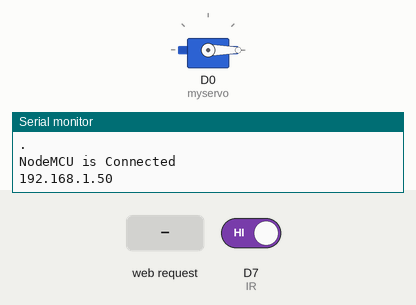
A sketch run on a simulated ESP8266 (NodeMCU). On the bench: servo, the last lines printed to the serial monitor. The inputs (shaded band) are chosen by the test bench; at power-on: D7 (IR) HIGH. WiFi joins after 1.5 s; servers stay silent unless stated.

Above: at 3.2 s.
3.3 s: D7 (IR) driven LOW
5.8 s: HTTP request GET /P received
At 8.77 s:
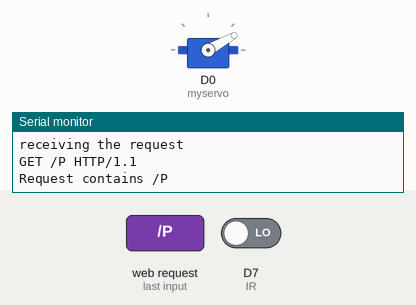
At 12.2 s:
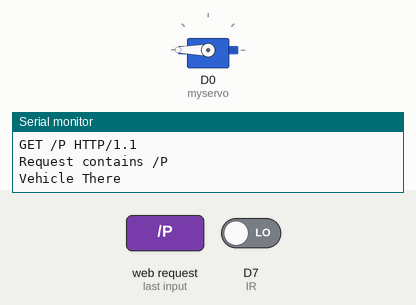
Timing chart, 0 to 13.7 s (numbered marks = the images above; inputs shaded):
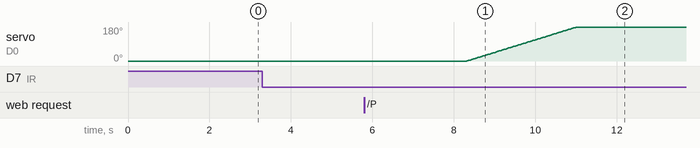

Measured:
- after the input at 5.8 s, servo on D0 (myservo): moves from 0° to 180° over 2.7 s, starting after 2.5 s

The sketch:

NodeMCU.ino
```cpp
#include <ESP8266WiFi.h>
#define IR D7
WiFiServer server(80);
#include <Servo.h>

Servo myservo;  // create servo object to control a servo
// twelve servo objects can be created on most boards

int pos = 0;


void setup()
{
  Serial.begin(9600);
//  WiFi.begin("OnePlus_ONEPLUS_A6000_co_aptmfl", "isha2003");
   //WiFi.begin("TP_Link_1FD4", "53066107");
  // WiFi.begin("Krishna", "qwerty1234");
  // WiFi.begin("Ujjwal Patil", "12345678");
  WiFi.begin("Redmi Note 11 Pro+", "12345678");


  //WiFi.begin("dypcoe", "dypcoengg");
  while (WiFi.status() != WL_CONNECTED)
  { delay(1000);
    Serial.println(".");
  }
  Serial.println();
  Serial.println("NodeMCU is Connected");
  Serial.println(WiFi.localIP());
  server.begin();
  pinMode(IR, INPUT);
  myservo.attach(16);
  myservo.write(pos);
}

void loop()
{
  WiFiClient client = server.available();
  client.println("HTTP/1.1 200 OK");
  client.println("Content-Type: text/html");
  client.println("");
  client.println("<!DOCTYPE HTML>");
  client.println("<html>");
  client.println("<center>");
  client.println("<h1 style=background-color:DodgerBlue;>Vehicle Status</h1>");

  if (digitalRead(IR) == 0) {
    client.println("<p><strong>Vehicle Detected</strong></p>");
    delay(1000);
    Serial.println("receiving the request");
    String request = client.readStringUntil('\r');
    client.flush();
   Serial.println(request);

//    Serial.println("Exit");
//    Serial.println(WiFi.localIP());

    if (request.indexOf("/P") != -1){
      Serial.println("Request contains /P");
      for (pos = 0; pos <= 180; pos += 1) { // goes from 0 degrees to 180 degrees
      // in steps of 1 degree
      myservo.write(pos);               // tell servo to go to position in variable 'pos'
      delay(15);
      // waits 15ms for the servo to reach the position
      }
      while(digitalRead(IR)==0){
        Serial.println("Vehicle There");
        delay(2000);
      }
      delay(3000);


      for (pos = 180; pos >= 0; pos -= 1) { // goes from 180 degrees to 0 degrees
      myservo.write(pos);              // tell servo to go to position in variable 'pos'
      delay(15);                       // waits 15ms for the servo to reach the position
     }
       Serial.println("Rotation Complete");
      }
    }
  else {
    client.println("<p><strong>Vehicle Not Detected</strong></p>");
  }
  client.println("</center>");
  client.println("</html>");
//  String request = client.readStringUntil('\r');
//  client.flush();
//  Serial.println(request);
//
//  Serial.println("Exit");
//  Serial.println(WiFi.localIP());

//  if (request.indexOf("/P") != -1){
//    for (pos = 0; pos <= 180; pos += 1) { // goes from 0 degrees to 180 degrees
//    // in steps of 1 degree
//    myservo.write(pos);              // tell servo to go to position in variable 'pos'
//    delay(15);
//    // waits 15ms for the servo to reach the position
//    }
//    delay(3000);
//
//    for (pos = 180; pos >= 0; pos -= 1) { // goes from 180 degrees to 0 degrees
//    myservo.write(pos);              // tell servo to go to position in variable 'pos'
//    delay(15);                       // waits 15ms for the servo to reach the position
//
//   }
//
//    }


}
```
